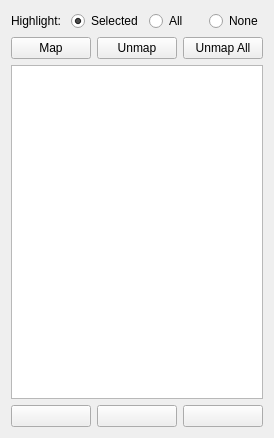
<?xml version="1.0" encoding="UTF-8"?>
<ui version="4.0">
 <class>CPoiMapSidebar</class>
 <widget class="QWidget" name="CPoiMapSidebar">
  <property name="geometry">
   <rect>
    <x>0</x>
    <y>0</y>
    <width>274</width>
    <height>438</height>
   </rect>
  </property>
  <property name="windowTitle">
   <string>Edit POI to World Mappings</string>
  </property>
  <layout class="QVBoxLayout" name="verticalLayout_2">
   <item>
    <layout class="QHBoxLayout" name="horizontalLayout_3">
     <item>
      <widget class="QLabel" name="HighlightLabel">
       <property name="text">
        <string>Highlight:</string>
       </property>
      </widget>
     </item>
     <item>
      <widget class="QRadioButton" name="HighlightSelectedButton">
       <property name="text">
        <string>Selected</string>
       </property>
       <property name="checked">
        <bool>true</bool>
       </property>
      </widget>
     </item>
     <item>
      <widget class="QRadioButton" name="HighlightAllButton">
       <property name="text">
        <string>All</string>
       </property>
      </widget>
     </item>
     <item>
      <widget class="QRadioButton" name="HighlightNoneButton">
       <property name="text">
        <string>None</string>
       </property>
      </widget>
     </item>
    </layout>
   </item>
   <item>
    <layout class="QVBoxLayout" name="verticalLayout">
     <item>
      <layout class="QHBoxLayout" name="horizontalLayout_2">
       <item>
        <widget class="QPushButton" name="MapMeshesButton">
         <property name="text">
          <string>Map</string>
         </property>
         <property name="icon">
          <iconset resource="../Icons.qrc">
           <normaloff>:/icons/Plus.svg</normaloff>:/icons/Plus.svg</iconset>
         </property>
         <property name="checkable">
          <bool>true</bool>
         </property>
        </widget>
       </item>
       <item>
        <widget class="QPushButton" name="UnmapMeshesButton">
         <property name="text">
          <string>Unmap</string>
         </property>
         <property name="icon">
          <iconset resource="../Icons.qrc">
           <normaloff>:/icons/Minus v2.svg</normaloff>:/icons/Minus v2.svg</iconset>
         </property>
         <property name="checkable">
          <bool>true</bool>
         </property>
        </widget>
       </item>
       <item>
        <widget class="QPushButton" name="UnmapAllButton">
         <property name="text">
          <string>Unmap All</string>
         </property>
        </widget>
       </item>
      </layout>
     </item>
     <item>
      <widget class="QListView" name="ListView">
       <property name="font">
        <font>
         <pointsize>10</pointsize>
        </font>
       </property>
       <property name="editTriggers">
        <set>QAbstractItemView::NoEditTriggers</set>
       </property>
       <property name="alternatingRowColors">
        <bool>true</bool>
       </property>
       <property name="verticalScrollMode">
        <enum>QAbstractItemView::ScrollPerPixel</enum>
       </property>
       <property name="horizontalScrollMode">
        <enum>QAbstractItemView::ScrollPerPixel</enum>
       </property>
      </widget>
     </item>
     <item>
      <layout class="QHBoxLayout" name="horizontalLayout">
       <item>
        <widget class="QPushButton" name="AddPoiFromViewportButton">
         <property name="toolTip">
          <string>Add from Viewport</string>
         </property>
         <property name="text">
          <string/>
         </property>
         <property name="icon">
          <iconset resource="../Icons.qrc">
           <normaloff>:/icons/SelectMode_16px.svg</normaloff>:/icons/SelectMode_16px.svg</iconset>
         </property>
         <property name="checkable">
          <bool>true</bool>
         </property>
        </widget>
       </item>
       <item>
        <widget class="QPushButton" name="AddPoiFromInstanceListButton">
         <property name="toolTip">
          <string>Add from Instance List</string>
         </property>
         <property name="text">
          <string/>
         </property>
         <property name="icon">
          <iconset resource="../Icons.qrc">
           <normaloff>:/icons/Instances_16px.svg</normaloff>:/icons/Instances_16px.svg</iconset>
         </property>
        </widget>
       </item>
       <item>
        <widget class="QPushButton" name="RemovePoiButton">
         <property name="toolTip">
          <string>Remove</string>
         </property>
         <property name="text">
          <string/>
         </property>
         <property name="icon">
          <iconset resource="../Icons.qrc">
           <normaloff>:/icons/Minus v2.svg</normaloff>:/icons/Minus v2.svg</iconset>
         </property>
        </widget>
       </item>
      </layout>
     </item>
    </layout>
   </item>
  </layout>
 </widget>
 <resources>
  <include location="../Icons.qrc"/>
 </resources>
 <connections/>
</ui>
